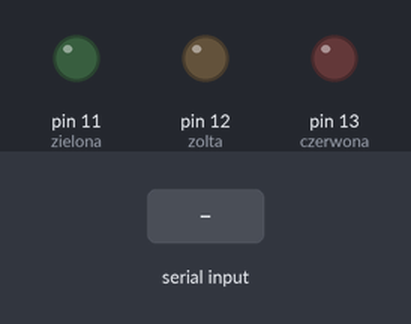
Recording of a sketch running on a simulated Arduino Uno, built with avr-gcc and run on an emulated ATmega328P. Parts: output pins drawn as LEDs (lit = HIGH). The test bench sets the inputs (shaded band). What the sketch prints to the serial monitor is not drawn.

Above: at 1.2 s.
1.3 s: "zielona\n" received over Serial
At 2.3 s:
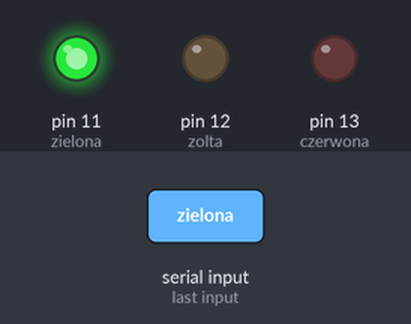
2.8 s: "czerwona\n" received over Serial
At 3.7 s:
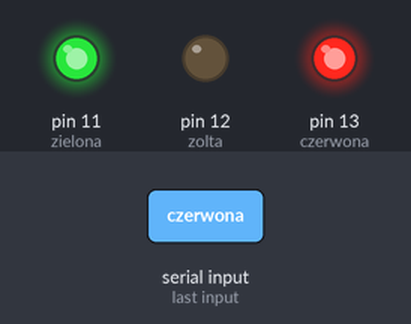
4.3 s: "zolta\n" received over Serial
At 5.2 s:
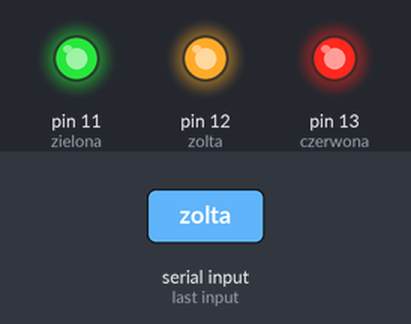
5.8 s: "zielona\n" received over Serial
At 6.9 s:
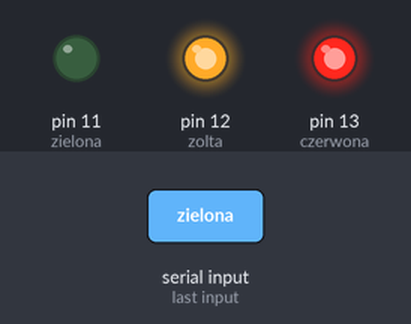
7.3 s: "czerwona\n" received over Serial
At 8.4 s:
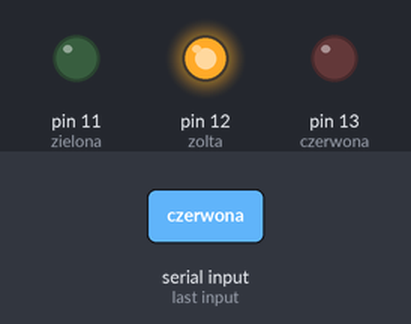
Timing chart, 0 to 9.8 s (numbered marks = the images above; inputs shaded):
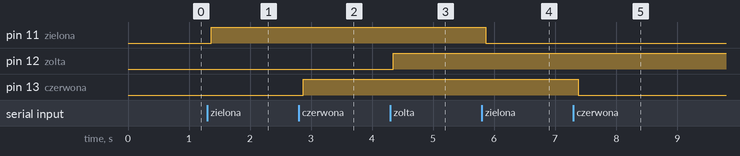

The sketch:

keyboard_controlled_lights.ino
```cpp
const int czerwona {13};
const int zolta {12};
const int zielona {11};
const int przycisk {7};
String wybor {""};
int g_on {0};
int r_on {0};
int y_on {0};

void setup() {
  // put your setup code here, to run once:
  pinMode(czerwona, OUTPUT);
  pinMode(zolta, OUTPUT);
  pinMode(zielona, OUTPUT);
  digitalWrite(czerwona, LOW);
  digitalWrite(zolta, LOW);
  digitalWrite(zielona, LOW);

  pinMode(przycisk, INPUT_PULLUP);

  Serial.begin(1200);
  Serial.println("Wpisz powyżej którą diodą mam błysnąć i zatwierdź");
}

void loop() {
  if (Serial.available()) {
    wybor = Serial.readStringUntil('\n');

    if (wybor == "zielona")        g_on++;
    else if (wybor == "czerwona")  r_on++;
    else if (wybor == "zolta")     y_on++;
    else Serial.println("Dostępne [zielona, czerwona, zolta], popraw się ;)");

  if (g_on%2 == 1) digitalWrite(zielona, HIGH);   else  digitalWrite(zielona, LOW);
  if (y_on%2 == 1) digitalWrite(zolta, HIGH);     else  digitalWrite(zolta, LOW);
  if (r_on%2 == 1) digitalWrite(czerwona, HIGH);  else  digitalWrite(czerwona, LOW);
  }

}
```

Measured:
- after the input at 1.3 s, pin 11 (zielona): LOW → HIGH after 0.07 s
- after the input at 2.8 s, pin 13 (czerwona): LOW → HIGH after 0.08 s
- after the input at 4.3 s, pin 12 (zolta): LOW → HIGH after 0.05 s
- after the input at 5.8 s, pin 11 (zielona): HIGH → LOW after 0.07 s
- after the input at 7.3 s, pin 13 (czerwona): HIGH → LOW after 0.08 s
